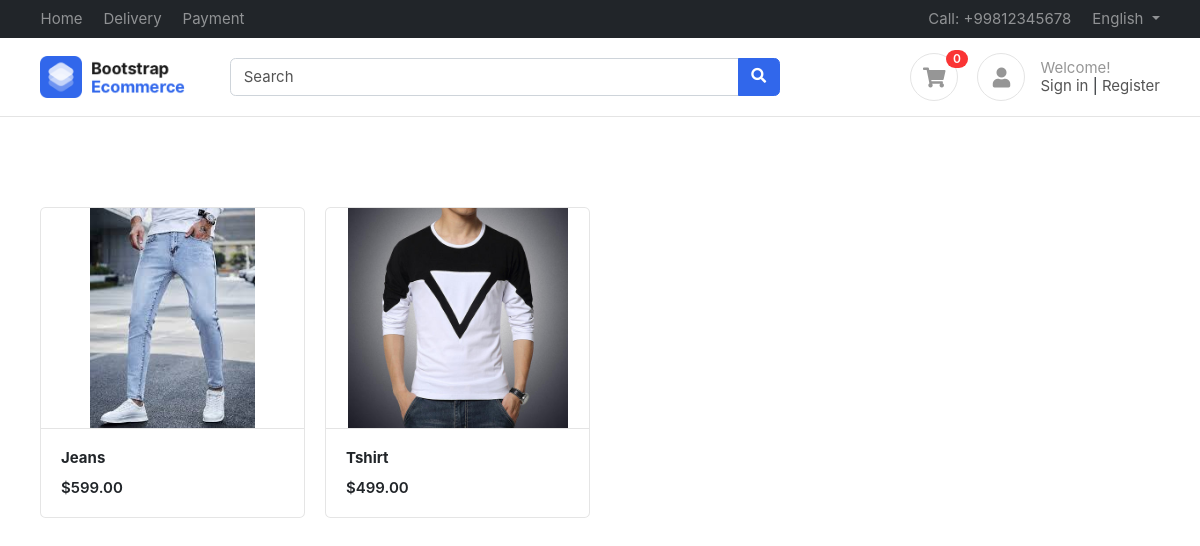
The page / on the database its author committed.
### products/models.py (models this page shows, shortened)
class Product(BaseModel):
    product_name = models.CharField(max_length=100)
    slug = models.SlugField(unique=True,null=True, blank=True)
    Category = models.ForeignKey(Category, on_delete= models.CASCADE ,related_name="products")
    price = models.IntegerField()
    product_description = models.TextField()
    color_variant = models.ManyToManyField(ColorVariant, blank=True)
    size_variant = models.ManyToManyField(SizeVariant , blank=True)

class ProductImage(BaseModel):
    product = models.ForeignKey(Product, on_delete=models.CASCADE, related_name="product_images")
    image = models.ImageField(upload_to="product")

### Home/views.py (the view)
# urls.py: path('', index , name= "index")
def index(request):
    context = {'products' : Product.objects.all()}
    return render(request , 'home/index.html' , context)

### templates/home/index.html
{% extends "base/base.html" %}
{% block start %}
<div class="container mt-5 pt-5">
    <div class="row">
        {% for product in products %}
        <div class="col-md-3">
            <figure class="card card-product-grid">
                <div class="img-wrap"> <img src="/media/{{product.product_images.first.image}}"> </div>
                <figcaption class="info-wrap border-top">
                    <a href="{% url 'get_product' product.slug %}" class="title">
                        <b>{{product.product_name}}</b></a>
                    <div class="price mt-2">${{product.price}}.00</div>
                </figcaption>
            </figure>
        </div>
        {% endfor %}
    </div>
    </div>
{% endblock %}

### public/static/css/ui.css (style rules this page uses)
html { font-family: 'Inter', sans-serif; font-size: 15px; }
.img-wrap { text-align: center; display: block; }
.img-wrap img { max-width: 100%; }
figure { margin-bottom: 0; }
.card .title { color: #212529; }
[class*='card-product'] a.title { color: #212529; display: block; }
[class*='card-product'] .img-wrap { overflow: hidden; position: relative; }
[class*='card-product'] .img-wrap img { height: 100%; max-width: 100%; width: auto; display: inline-block; object-fit: cover; }
.card-product-grid { margin-bottom: 20px; }
.card-product-grid .img-wrap { border-radius: 0.2rem 0.2rem 0 0; height: 220px; }
.card-product-grid .info-wrap { overflow: hidden; padding: 18px 20px; }
.card .img-wrap { overflow: hidden; }
.price { font-weight: 600; color: #212529; }

### rows shown on the page
Product: product_images.first.image (picture), product_name "Jeans", price "599"
Product: product_images.first.image (picture), product_name "Tshirt", price "499"
